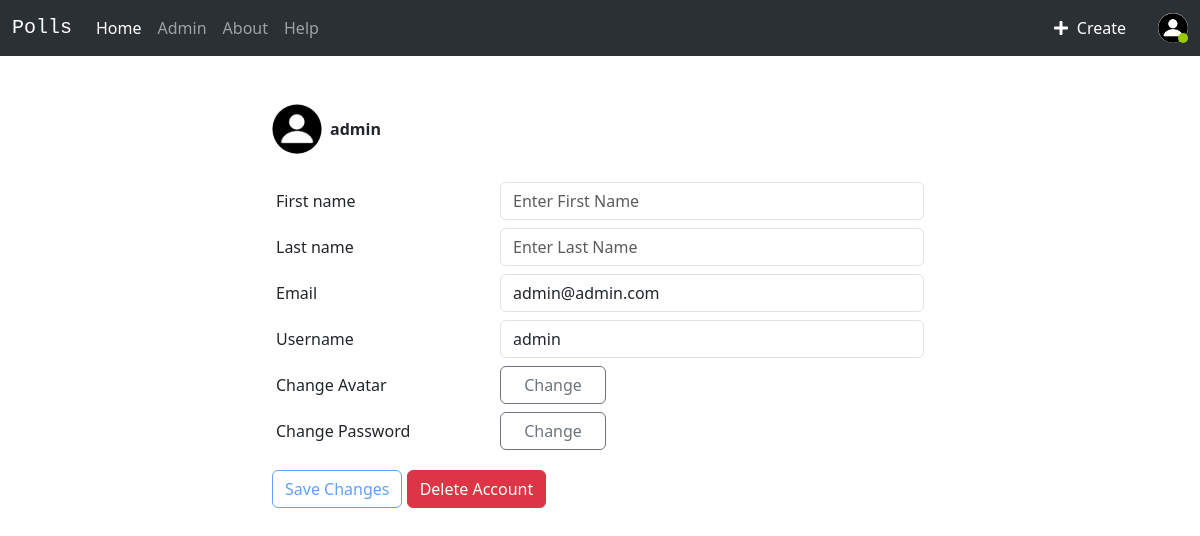
The app's page /polls/edit-profile/ (signed in) with its own data.
### polls/models.py (models this page shows, shortened)
class User(AbstractUser):
    first_name = models.CharField(
        max_length=100, blank=True,
        validators=[
            validators.RegexValidator(r'^[a-zA-Z]*$', 'Only Alphabets are allowed.')
        ]
    )
    last_name = models.CharField(
        max_length=100, blank=True,
        validators=[
            validators.RegexValidator(r'^[a-zA-Z]*$', 'Only Alphabets are allowed.')
        ]
    )
    email = models.EmailField(max_length=100, unique=True)
    username = models.CharField(
        max_length=50, unique=True,
        validators=[
            validators.MinLengthValidator(3,'Username must be at least 3 characters long.'),
            validators.RegexValidator(r'^[^\W_](\w)*$', 'Username should not start with a special character.'),
        ]
    )
    password = models.CharField(max_length=150)
    avatar = models.ImageField(upload_to='polls/', blank=True, default="polls/default-avatar.png")
    followers = models.ManyToManyField("self", symmetrical=False, related_name="following", blank=True)

### polls/views.py (the view, shortened to what this page needs)
# urls.py: path('edit-profile/', login_required(views.EditProfileView.as_view()), name="edit_profile"),
class EditProfileView(UpdateView):
    model = User
    form_class=  EditUserProfileForm
    template_name = 'polls/edit_profile.html'
    def get_object(self, queryset=None):
        return self.request.user
    def get_form_kwargs(self) -> dict[str, Any]:
        kwargs = super().get_form_kwargs()
        kwargs.update({'user': self.request.user})
        return kwargs

### polls/templatetags/form_tags.py (called while the page is built)
@register.filter(name='add_class')
def add_class(field, css_class):
    class_attr = field.field.widget.attrs.get('class', '')
    return field.as_widget(attrs={"class": class_attr + ' ' + css_class})

### templates/polls/edit_profile.html (shortened to what this page needs)
{% extends 'polls/base.html' %}
{% load form_tags %}
{% block content %}
<div class="container">
    <div class="row m-5">
        <div class="col-sm-8 m-auto">
            <div class="d-flex justify-content-start align-items-center">
                <img src="{{ user.avatar.url }}" class="rounded-circle" width="50" height="50" alt="Avatar" id="preview">
                <div class="mx-2">
                    <span class="fw-bold">{{ user.username }}</span>
                </div>
            </div>
            <br/>
            <form method="post" id="editProfileForm" enctype="multipart/form-data">
                <div class="form-group row p-1">
                    <label for="{{ form.first_name.id_for_label }}" class="col-sm-4 col-form-label">{{ form.first_name.label }}</label>
                    <div class="col-sm-8">
                        {% if form.first_name.errors %}
                        {{ form.first_name|add_class:"is-invalid" }}
                        <div class="invalid-feedback d-block">
                            {% for error in form.first_name.errors %}
                                <small>{{ error }}</small>
                            {% endfor %}
                        </div>
                        {% else %}
                        {{ form.first_name }}
                        {% endif %}
                    </div>
                </div>
                <div class="form-group row p-1">
                    <label for="{{ form.last_name.id_for_label }}" class="col-sm-4 col-form-label">{{ form.last_name.label }}</label>
                    <div class="col-sm-8">
                        {% if form.last_name.errors %}
                        {{ form.last_name|add_class:"is-invalid" }}
                        <div class="invalid-feedback d-block">
                            {% for error in form.last_name.errors %}
                                <small>{{ error }}</small>
                            {% endfor %}
                        </div>
                        {% else %}
                        {{ form.last_name }}
                        {% endif %}
                    </div>
                </div>
                <div class="form-group row p-1">
                    <label for="{{ form.email.id_for_label }}" class="col-sm-4 col-form-label">{{ form.email.label }}</label>
                    <div class="col-sm-8">
                        {% if form.email.errors %}
                        {{ form.email|add_class:"is-invalid" }}
                        <div class="invalid-feedback d-block">
                            {% for error in form.email.errors %}
                                <small>{{ error }}</small>
                            {% endfor %}
                        </div>
                        {% else %}
                        {{ form.email }}
                        {% endif %}
                    </div>
                </div>
                <div class="form-group row p-1">
                    <label for="{{ form.username.id_for_label }}" class="col-sm-4 col-form-label">{{ form.username.label }}</label>
                    <div class="col-sm-8">
                        {% if form.username.errors %}
                        {{ form.username|add_class:"is-invalid" }}
                        <div class="invalid-feedback d-block">
                            {% for error in form.username.errors %}
                                <small>{{ error }}</small>
                            {% endfor %}
                        </div>
                        {% else %}
                        {{ form.username }}
                        {% endif %}
                    </div>
                </div>
                <div class="form-group row p-1">
                    <span class="col-sm-4 col-form-label">Change Avatar</span>
                    <div class="col-sm-8 d-flex justify-content-start">
                        <label for="{{ form.avatar.id_for_label }}" class="col-sm-4 col-form-label btn btn-outline-secondary rounded w-25">Change</label>
                    </div>
                </div>
                <div class="form-group row p-1">
                    <span class="col-sm-4 col-form-label">Change Password</span>
                    <div class="col-sm-8">
                        <a class="btn btn-outline-secondary rounded w-25" href="{% url 'polls:change_password' %}">Change</a>
                    </div>
                </div>
            </form>
            <div class="d-grid gap-2 d-md-block py-3">
                <button type="submit" class="btn btn-outline-primary" id="editProfileSubmitBtn" disabled>Save Changes</button>
                <button class="btn btn-danger" data-bs-toggle="modal" data-bs-target="#deleteConfirmationModal" href="{% url 'polls:delete_user' %}">Delete Account</button>
            </div>
        </div>
    </div>
</div>
{% endblock %}

### templates/polls/nav.html (shortened to what this page needs)
{% load static %}
<nav class="navbar navbar-expand-lg sticky-top bg-body-tertiary bg-primary" data-bs-theme="dark">
    <div class="container-fluid">
      <a class="navbar-brand font-monospace" href="#">Polls</a>
      <div class="collapse navbar-collapse" id="navbarScroll">
        <ul class="navbar-nav me-auto my-2 my-lg-0 navbar-nav-scroll" style="--bs-scroll-height: 100px;">
          <li class="nav-item">
            <a class="nav-link active" aria-current="page" href="{% url 'polls:index' %}">Home</a>
          </li>
          {% if not request.user.is_authenticated or request.user.is_authenticated and request.user.is_superuser %}
          <li class="nav-item">
            <a class="nav-link" href="{% url 'admin:index' %}">Admin</a>
          </li>
          {% endif %}
          <li class="nav-item">
            <a class="nav-link" href="{% url 'polls:about' %}">About</a>
          </li>
          <li class="nav-item">
            <a class="nav-link" href="{% url 'polls:help' %}">Help</a>
          </li>
        </ul>
        <ul class="navbar-nav nav navbar-right">
          {% if request.user.is_authenticated %}
          <li class="nav-item mx-3">
            <a class="nav-link px-3 btn btn-secondary rounded-pill text-white" href="{% url 'polls:create_blog' %}">
              <i class="fa fa-plus"></i>&nbsp Create
            </a>
          </li>
            <li class="nav-item dropdown m-auto">
              <div class="position-relative" href="#" role="button" data-bs-toggle="dropdown" aria-expanded="false">
                <img src="{{ request.user.avatar.url }}" class="rounded-circle" width="30" height="30" alt="Avatar">
                <span class="rounded-circle position-absolute" style="width: 10px; height: 10px; bottom: 1%;right: 1%;background-color: #99CC00;"></span>
              </div>
              </li>
            {% endif %}
        </ul>
      </div>
    </div>
  </nav>

### records on screen
User: user.avatar (placeholder picture), avatar (placeholder picture), username "admin", email "admin@admin.com"
